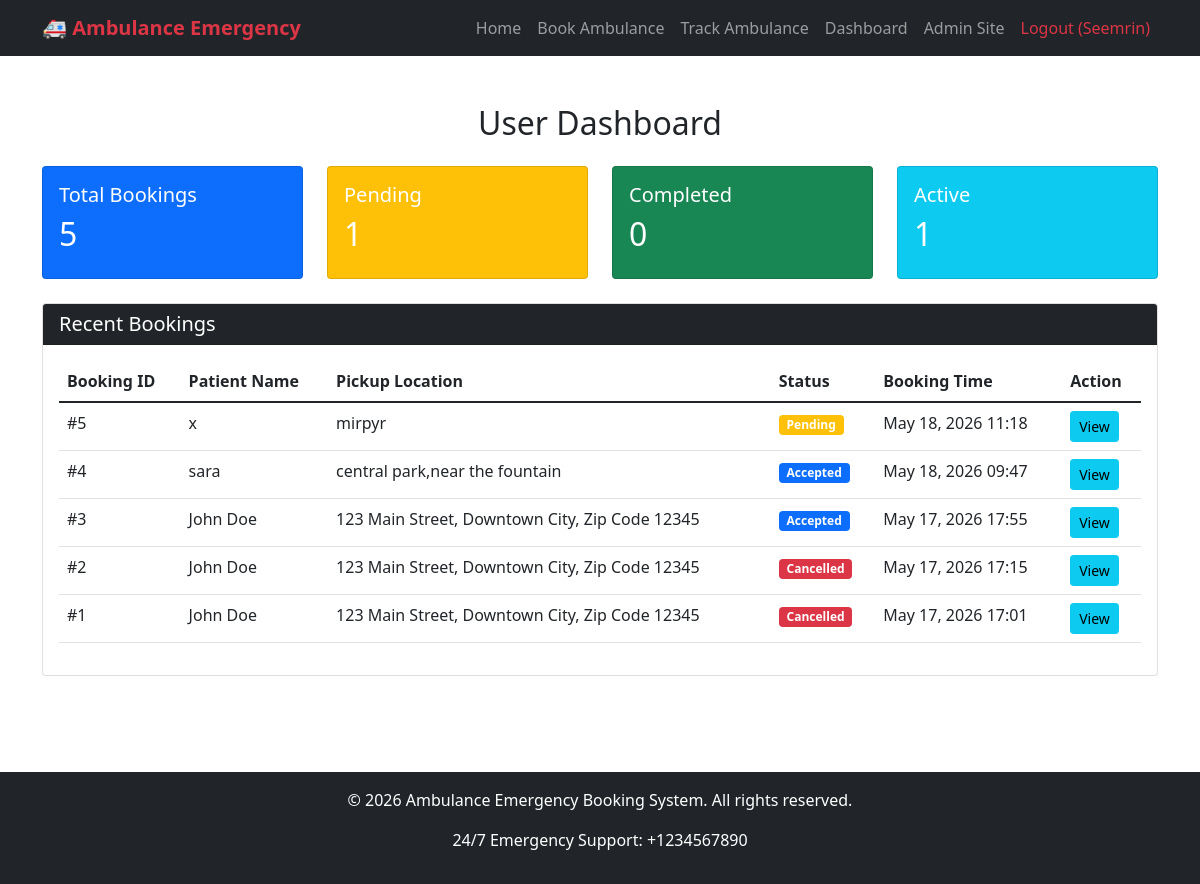
The app's page /dashboard/ (signed in) with its own data.
### core/models.py (models this page shows, shortened)
class Booking(models.Model):
    STATUS_CHOICES = [
        ('pending', 'Pending'),
        ('accepted', 'Accepted'),
        ('en_route', 'En Route'),
        ('arrived', 'Arrived'),
        ('completed', 'Completed'),
        ('cancelled', 'Cancelled'),
    ]
    user = models.ForeignKey(User, on_delete=models.CASCADE, related_name='bookings')
    ambulance = models.ForeignKey(Ambulance, on_delete=models.SET_NULL, null=True, blank=True)
    patient_name = models.CharField(max_length=100)
    patient_age = models.IntegerField(null=True, blank=True)
    emergency_details = models.TextField()
    pickup_location = models.CharField(max_length=200)
    dropoff_location = models.CharField(max_length=200, blank=True, null=True)
    booking_time = models.DateTimeField(default=timezone.now)
    estimated_arrival = models.DateTimeField(null=True, blank=True)
    status = models.CharField(max_length=20, choices=STATUS_CHOICES, default='pending')
    current_location = models.CharField(max_length=200, blank=True, null=True)

### core/views.py (the view)
# urls.py: path('dashboard/', views.dashboard, name='dashboard'),
@login_required
def dashboard(request):
    user_bookings = Booking.objects.filter(user=request.user).order_by('-booking_time')[:10]
    context = {
        'user_bookings': user_bookings,
        'total_bookings': Booking.objects.filter(user=request.user).count(),
        'pending_bookings': Booking.objects.filter(user=request.user, status='pending').count(),
        'completed_bookings': Booking.objects.filter(user=request.user, status='completed').count(),
    }
    return render(request, 'core/dashboard.html', context)

### core/templates/core/dashboard.html
{% extends 'core/base.html' %}
{% block content %}
<div class="container py-5">
    <h2 class="text-center mb-4">User Dashboard</h2>
    <div class="row mb-4">
        <div class="col-md-3">
            <div class="card text-white bg-primary">
                <div class="card-body">
                    <h5 class="card-title">Total Bookings</h5>
                    <h2>{{ total_bookings }}</h2>
                </div>
            </div>
        </div>
        <div class="col-md-3">
            <div class="card text-white bg-warning">
                <div class="card-body">
                    <h5 class="card-title">Pending</h5>
                    <h2>{{ pending_bookings }}</h2>
                </div>
            </div>
        </div>
        <div class="col-md-3">
            <div class="card text-white bg-success">
                <div class="card-body">
                    <h5 class="card-title">Completed</h5>
                    <h2>{{ completed_bookings }}</h2>
                </div>
            </div>
        </div>
        <div class="col-md-3">
            <div class="card text-white bg-info">
                <div class="card-body">
                    <h5 class="card-title">Active</h5>
                    <h2>{{ pending_bookings }}</h2>
                </div>
            </div>
        </div>
    </div>
    <div class="row">
        <div class="col-md-12">
            <div class="card">
                <div class="card-header bg-dark text-white">
                    <h5 class="mb-0">Recent Bookings</h5>
                </div>
                <div class="card-body">
                    {% if user_bookings %}
                        <div class="table-responsive">
                            <table class="table table-hover">
                                <thead>
                                    <tr>
                                        <th>Booking ID</th>
                                        <th>Patient Name</th>
                                        <th>Pickup Location</th>
                                        <th>Status</th>
                                        <th>Booking Time</th>
                                        <th>Action</th>
                                    </tr>
                                </thead>
                                <tbody>
                                    {% for booking in user_bookings %}
                                    <tr>
                                        <td>#{{ booking.id }}</td>
                                        <td>{{ booking.patient_name }}</td>
                                        <td>{{ booking.pickup_location }}</td>
                                        <td>
                                            <span class="badge
                                                {% if booking.status == 'pending' %}bg-warning
                                                {% elif booking.status == 'accepted' %}bg-primary
                                                {% elif booking.status == 'en_route' %}bg-info
                                                {% elif booking.status == 'completed' %}bg-success
                                                {% elif booking.status == 'cancelled' %}bg-danger
                                                {% endif %}">
                                                {{ booking.get_status_display }}
                                            </span>
                                        </td>
                                        <td>{{ booking.booking_time|date:"M d, Y H:i" }}</td>
                                        <td>
                                            <a href="{% url 'booking_status' booking.id %}" class="btn btn-sm btn-info">View</a>
                                        </td>
                                    </tr>
                                    {% endfor %}
                                </tbody>
                            </table>
                        </div>
                    {% else %}
                        <p class="text-center">No bookings found.</p>
                        <div class="text-center">
                            <a href="{% url 'book_ambulance' %}" class="btn btn-primary">Book Your First Ambulance</a>
                        </div>
                    {% endif %}
                </div>
            </div>
        </div>
    </div>
</div>
{% endblock %}

### core/templates/core/base.html (shortened to what this page needs)
<!DOCTYPE html>
<html lang="en">
<head>
    <link href="https://cdn.jsdelivr.net/npm/bootstrap@5.1.3/dist/css/bootstrap.min.css" rel="stylesheet">
</head>
<body>
<nav class="navbar navbar-expand-lg navbar-dark bg-dark">
    <div class="container">
        <a class="navbar-brand" href="{% url 'home' %}">
            🚑 Ambulance Emergency
        </a>
        <div class="collapse navbar-collapse" id="navbarNav">
            <ul class="navbar-nav ms-auto">
                <li class="nav-item">
                    <a class="nav-link" href="{% url 'home' %}">Home</a>
                </li>
                <li class="nav-item">
                    <a class="nav-link" href="{% url 'book_ambulance' %}">Book Ambulance</a>
                </li>
                <li class="nav-item">
                    <a class="nav-link" href="{% url 'track_ambulance' %}">Track Ambulance</a>
                </li>
                {% if user.is_authenticated %}
                    <li class="nav-item">
                        <a class="nav-link" href="{% url 'dashboard' %}">Dashboard</a>
                    </li>
                    <li class="nav-item">
                        <a class="nav-link" href="{% url 'admin:index' %}">Admin Site</a>
                    </li>
                    <li class="nav-item">
                        <a class="nav-link text-danger" href="{% url 'logout' %}">Logout ({{ user.username }})</a>
                    </li>
                {% endif %}
            </ul>
        </div>
    </div>
</nav>
    {% block content %}
    {% endblock %}
    <footer class="bg-dark text-white text-center py-3 mt-5">
        <div class="container">
            <p>&copy; 2026 Ambulance Emergency Booking System. All rights reserved.</p>
            <p>24/7 Emergency Support: +1234567890</p>
        </div>
    </footer>
</body>
</html>

### core/templates/core/base.html (style rules this page uses)
.navbar-brand { font-weight: bold; color: #dc3545 !important; }

### records on screen
Booking: id "5", patient_name "x", pickup_location "mirpyr", status "Pending", booking_time "May 18, 2026 11:18"
Booking: id "4", patient_name "sara", pickup_location "central park,near the fountain", status "Accepted", booking_time "May 18, 2026 09:47"
Booking: id "3", patient_name "John Doe", pickup_location "123 Main Street, Downtown City, Zip Code 12345", status "Accepted", booking_time "May 17, 2026 17:55"
Booking: id "2", patient_name "John Doe", pickup_location "123 Main Street, Downtown City, Zip Code 12345", status "Cancelled", booking_time "May 17, 2026 17:15"
Booking: id "1", patient_name "John Doe", pickup_location "123 Main Street, Downtown City, Zip Code 12345", status "Cancelled", booking_time "May 17, 2026 17:01"

### other values on screen
{{ user.username }} "Seemrin"
{{ total_bookings }} "5"
{{ pending_bookings }} "1"
{{ completed_bookings }} "0"
